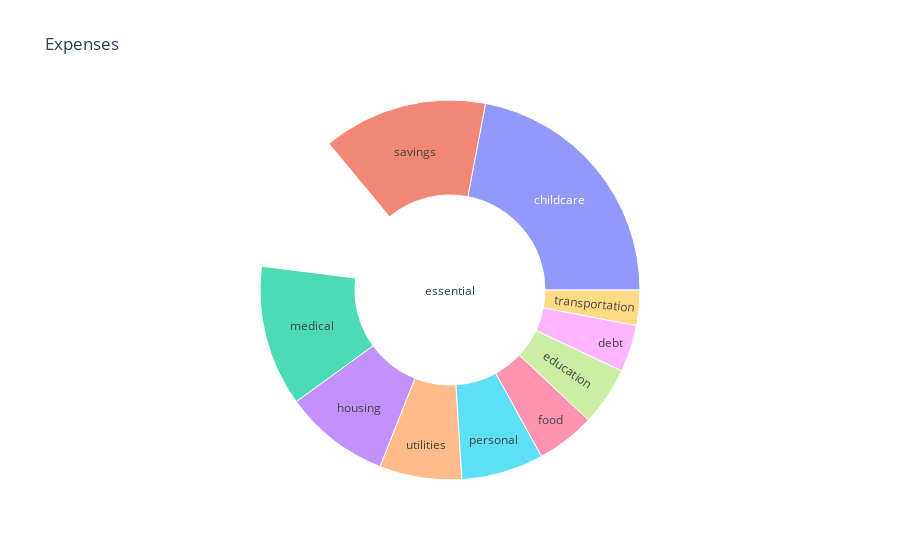

The cell this chart's notebook holds for it:
### Code cell
inside = ['savings', 'savings', 'debt', 'housing', 'transportation', 'food', 'utilities', 'medical', 'education', 'childcare', 'personal']

outside = ['essential' for i in range(len(inside))]

# blues
# https://coolors.co/05668d-028090-00a896-02c39a-f0f3bd
# rainbow
# https://coolors.co/f94144-f3722c-f8961e-f9844a-f9c74f-90be6d-43aa8b-4d908e-577590-277da1

import random
def constrain_sum(n, total):
    # Return an randomly chosen list of n positive intergers summing to 100/total
    dividers = sorted(random.sample(range(1, total), n-1))
    return [a - b for a,b in zip(dividers + [total], [0]+dividers)]
nums = constrain_sum(len(inside), 100)

nums

import random
import plotly.express as px
data = dict(
    character= inside,
    parent = outside,
    value= nums)

fig =px.sunburst(
    data,
    names='character',
    parents='parent',
    values='value',
    title = 'Expenses'
)
fig.show()

### Figure 1 — Plotly figure (JSON) as saved in the notebook; plotly's stock layout.template omitted (floating-point values rounded to 4 significant figures)
{"data": [{"domain": {"x": [0, 1], "y": [0, 1]}, "hovertemplate": "character=%{label}<br>value=%{value}<br>parent=%{parent}<extra></extra>", "labels": ["savings", "savings", "debt", "housing", "transportation", "food", "utilities", "medical", "education", "childcare", "personal"], "name": "", "parents": ["essential", "essential", "essential", "essential", "essential", "essential", "essential", "essential", "essential", "essential", "essential"], "type": "sunburst", "values": [14, 12, 4, 9, 3, 5, 7, 12, 5, 22, 7]}], "layout": {"legend": {"tracegroupgap": 0}, "title": {"text": "Expenses"}}}
